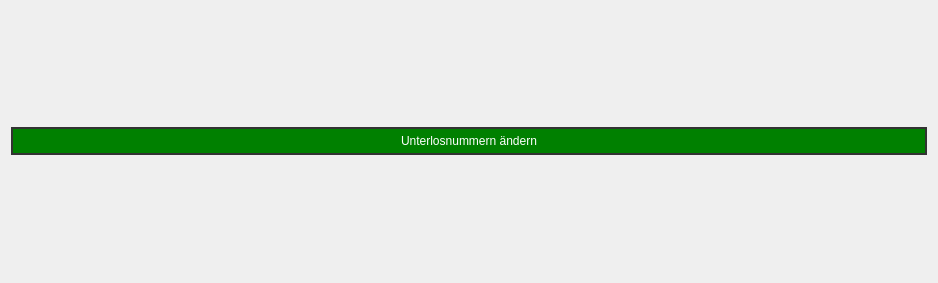
<?xml version="1.0" encoding="UTF-8"?>
<ui version="4.0">
 <class>Form</class>
 <widget class="QWidget" name="Form">
  <property name="geometry">
   <rect>
    <x>0</x>
    <y>0</y>
    <width>938</width>
    <height>283</height>
   </rect>
  </property>
  <property name="sizePolicy">
   <sizepolicy hsizetype="Preferred" vsizetype="Minimum">
    <horstretch>0</horstretch>
    <verstretch>0</verstretch>
   </sizepolicy>
  </property>
  <property name="windowTitle">
   <string>Form</string>
  </property>
  <layout class="QVBoxLayout" name="verticalLayout">
   <item>
    <layout class="QHBoxLayout" name="horizontalLayout">
     <property name="spacing">
      <number>0</number>
     </property>
     <item>
      <widget class="QPushButton" name="lfb_unterlosnr_btn">
       <property name="styleSheet">
        <string notr="true">QPushButton{
	border: 2px solid #333;
	color: #555;
	padding: 5px;
}
QPushButton:enabled{
	border: 2px solid #333;
	background-color: green;
	color: #fff;
}</string>
       </property>
       <property name="text">
        <string>Unterlosnummern ändern</string>
       </property>
      </widget>
     </item>
    </layout>
   </item>
  </layout>
 </widget>
 <resources/>
 <connections/>
</ui>
